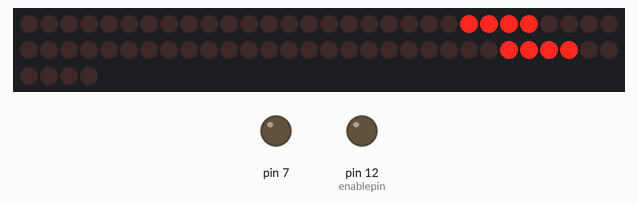
Bench run of a sketch on a simulated Arduino Uno, built with avr-gcc and run on an emulated ATmega328P. Shown: 64 shift-register outputs drawn as a row of LEDs (first output left, lit = HIGH), output pins drawn as LEDs (lit = HIGH). Wiring (inferred from the names in the program): 8 × shift register (74HC595): data pin 10; shift clock pin 13; latch pin 11. Wiring (inferred from the signals the program sends): row of LEDs: on Q0, Q1, Q2, Q3, Q4, Q5, Q6, Q7, Q8, Q9, Q10, Q11, Q12, Q13, Q14, Q15, Q16, Q17, Q18, Q19, Q20, Q21, Q22, Q23, Q24, Q25, Q26, Q27, Q28, Q29, Q30, Q31, Q32, Q33, Q34, Q35, Q36, Q37, Q38, Q39, Q40, Q41, Q42, Q43, Q44, Q45, Q46, Q47, Q48, Q49, Q50, Q51, Q52, Q53, Q54, Q55, Q56, Q57, Q58, Q59, Q60, Q61, Q62, Q63. Pins used as bus, display or sensor lines are not drawn.

Above: at 2.3 s.
At 4.68 s:
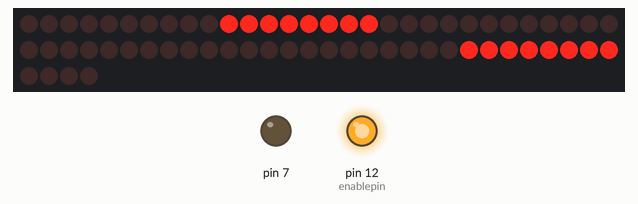
At 6.47 s:
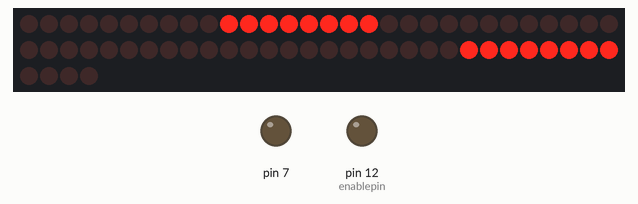
At 10.6 s:
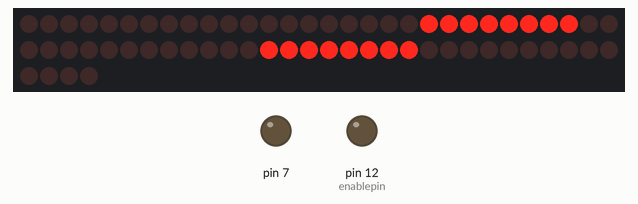
Timing chart, 0 to 14.1 s (numbered marks = the images above):
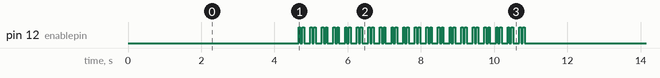

The sketch:

sketch_feb29b.ino
```cpp
/*
 * http://macetech.com/blog/node/54
 */


int datapin  = 10; // DI
int latchpin = 11; // LI
int enablepin = 12; // EI
int clockpin = 13; // CI
unsigned long SB_CommandPacket;
int SB_CommandMode;
int SB_BlueCommand;
int SB_RedCommand;
int SB_GreenCommand;

#define MAX_LEDS 15

unsigned long leds[ MAX_LEDS ];

void setup() {
   pinMode( 7, OUTPUT );
   pinMode(datapin, OUTPUT);
   pinMode(latchpin, OUTPUT);
   pinMode(enablepin, OUTPUT);
   pinMode(clockpin, OUTPUT);

   digitalWrite(latchpin, LOW);
   digitalWrite(enablepin, LOW);

   SB_CommandMode = B01; // Write to current control registers
   SB_RedCommand = 0; // min current
   SB_GreenCommand = 0; // min current
   SB_BlueCommand = 0; // min current
   SB_SendPacket();

   for ( int i = 0; i < MAX_LEDS; i++ )
     leds[ i ] = 0;

}

void setColor( int r, int g, int b, long msDelay )
  {

   SB_CommandMode = 0; // Write to PWM control registers
   SB_RedCommand = r; // Maximum red
   SB_GreenCommand = g; // Minimum green
   SB_BlueCommand = b; // Minimum blue
   SB_SendPacket();

   delay(msDelay);
  }

void SB_SendPacket() {
   SB_CommandPacket = SB_CommandMode & B11;
   SB_CommandPacket = (SB_CommandPacket << 10)  | (SB_BlueCommand & 1023);
   SB_CommandPacket = (SB_CommandPacket << 10)  | (SB_RedCommand & 1023);
   SB_CommandPacket = (SB_CommandPacket << 10)  | (SB_GreenCommand & 1023);

   shiftOut(datapin, clockpin, MSBFIRST, SB_CommandPacket >> 24);
   shiftOut(datapin, clockpin, MSBFIRST, SB_CommandPacket >> 16);
   shiftOut(datapin, clockpin, MSBFIRST, SB_CommandPacket >> 8);
   shiftOut(datapin, clockpin, MSBFIRST, SB_CommandPacket);

   delay(5); // adjustment may be necessary depending on chain length
   digitalWrite(latchpin,HIGH); // latch data into registers
   delay(6); // adjustment may be necessary depending on chain length
   digitalWrite(latchpin,LOW);

}

void setColors( long msDelay )
  {
    int  count = MAX_LEDS; //sizeof( leds ) / sizeof( unsigned long );
    unsigned long color;

//    digitalWrite( latchpin, LOW );

    for ( int i = 0; i < count; i++ )
      {
      unsigned long command  = 0;

      color    = leds[ i ];
      byte red    = ( color & 0x00ff0000 ) >> 16;
      byte green  = ( color & 0x0000ff00 ) >> 8;
      byte blue   = ( color & 0x000000ff );

      command  = blue & 0x3ff;
      command  = ( command << 10 ) | ( red & 0x3ff );
      command  = ( command << 10 ) | ( green & 0x3ff );

      shiftOut( datapin, clockpin, MSBFIRST, ( command >> 24 ) & 0xff );
      shiftOut( datapin, clockpin, MSBFIRST, ( command >> 16 ) & 0xff );
      shiftOut( datapin, clockpin, MSBFIRST, ( command >> 8 ) & 0xff );
      shiftOut( datapin, clockpin, MSBFIRST, command & 0xff );

      }

    delay( 5 );
    digitalWrite( latchpin, HIGH );
    delay( 6 );
    digitalWrite( latchpin, LOW );


    if ( msDelay )
      delay( msDelay );
  }

void flash( int int1, int int2 ) {
  for ( int i = 0; i < MAX_LEDS; i++ )
    leds[ i ] = 0;
  setColors( int1 );
  for ( int i = 0; i < MAX_LEDS; i++ )
    leds[ i ] = 0x00ffffff;
  setColors( int2 );
}

void chaser( unsigned long color1, unsigned long color2, unsigned long color3, int interval ) {
 int  i = 0;

 for ( ; i < MAX_LEDS / 3; i++ )
  leds[ i ] = color1;

 for ( ; i <  2 * MAX_LEDS / 3; i++ )
   leds[ i ] = color2;

 for ( ; i < MAX_LEDS; i++ )
   leds[ i ] = color3;

 setColors( interval );

}

void setLeds( long color )
  {
    for ( int i = 0; i < MAX_LEDS; i++ )
      leds[ i ] = color;
  }

void blankem()
  {
  setLeds( 0 );
  }

void lightOneLevel( int level, unsigned long color )
  {
    leds[ level ] = color;
    leds[ level + 5 ] = color;
    leds[ level + 10 ] = color;
  }

void policeLights()
  {

  for ( int i = 0; i < 10; i++ )
    {
    lightOneLevel( 0, 0xff0000 );
    lightOneLevel( 1, 0x0000ff );
    lightOneLevel( 2, 0xff0000 );
    lightOneLevel( 3, 0x0000ff );
    lightOneLevel( 4, 0xff0000 );
    setColors( 100 );
    for ( int i = 0; i < 2; i++ )
      {
      digitalWrite( enablepin, HIGH );
      delay( 50 );
      digitalWrite( enablepin, LOW );
      delay( 50 );
      }

    lightOneLevel( 0, 0x0000ff );
    lightOneLevel( 1, 0xff0000 );
    lightOneLevel( 2, 0x0000ff );
    lightOneLevel( 3, 0xff0000 );
    lightOneLevel( 4, 0x0000ff );
    setColors( 100 );

    for ( int i = 0; i < 2; i++ )
      {
      digitalWrite( enablepin, HIGH );
      delay( 50 );
      digitalWrite( enablepin, LOW );
      delay( 50 );
      }
    }
  }

void growUp()
  {
  blankem();
  setColors( 0 );

  for ( int h = 0; h < 5; h++ )
    {
      lightOneLevel( h, 0x00ffffff );
    setColors( 100 );
    blankem();
    }
  }

void glow( long interval )
  {
  long color;
  blankem();

  for ( int i = 0; i <= 0x3f; i += 4 )
    {
    color = ( (long) i << 16 ) | ( i << 8 ) | i;
    setLeds( color );
    setColors( interval );
    }

  delay( 50 );

  for ( int i = 0x3f; i >= 0; i -= 4 )
    {
    color = ( (long) i << 16 ) | ( i << 8 ) | i;
    setLeds( color );
    setColors( interval );
    }
  setLeds( 0 );
  setColors( interval );
  delay( 25 );
  }

void blueGlow( long interval )
  {
  long color;
  blankem();

  for ( int i = 0; i <= 0x3f; i += 4 )
    {
    color = i;
    setLeds( color );
    setColors( interval );
    }

  delay( 50 );

  for ( int i = 0x3f; i >= 0; i -= 4 )
    {
    color = i;
    setLeds( color );
    setColors( interval );
    }
  setLeds( 0 );
  setColors( interval );
  delay( 25 );
  }

void redGlow( long interval )
  {
  long color;
  blankem();

  for ( int i = 0; i <= 0x3f; i += 4 )
    {
    color = ( (long) i ) << 16;
    setLeds( color );
    setColors( interval );
    }

  delay( 50 );

  for ( int i = 0x3f; i >= 0; i -= 4 )
    {
    color = ( (long) i ) << 16;
    setLeds( color );
    setColors( interval );
    }
  setLeds( 0 );
  setColors( interval );
  delay( 25 );
  }

void greenGlow( long interval )
  {
  long color;
  blankem();

  for ( int i = 0; i <= 0x3f; i += 4 )
    {
    color = ( (long) i ) << 8;
    setLeds( color );
    setColors( interval );
    }

  delay( 50 );

  for ( int i = 0x3f; i >= 0; i -= 4 )
    {
    color = ( (long) i ) << 8;
    setLeds( color );
    setColors( interval );
    }
  setLeds( 0 );
  setColors( interval );
  delay( 25 );
  }

void loop() {

  for ( int i = 0; i < MAX_LEDS; i++ )
    {
   SB_CommandMode = B00; // Write to PWM control registers
   SB_RedCommand = 0; // Maximum red
   SB_GreenCommand = 0; // Minimum green
   SB_BlueCommand = 0; // Minimum blue
   SB_SendPacket();

   delay( 0 );
    }

/* why doesn't this work reliably???
  digitalWrite( enablepin, HIGH );
  digitalWrite( datapin, LOW );
  digitalWrite( clockpin, LOW );
  for ( int i = 0; i < ( MAX_LEDS + 10 ) * 32; i++ )
    {
    delay( 2 );
    digitalWrite( clockpin, HIGH );
    delay( 2 );
    digitalWrite( clockpin, LOW );
    }
  delay( 25 );
  digitalWrite( latchpin, HIGH );
  delay( 25 );
  digitalWrite( latchpin, LOW );
  digitalWrite( enablepin, LOW );
  delay( 500 );
*/

/*
  // flash lights using enable pin
  for ( int i = 0; i < 4; i++ )
    {
    digitalWrite( enablepin, HIGH );
    delay( 500 );
    digitalWrite( enablepin, LOW );
    delay( 500 );
    }
*/

/*
   for ( int i = 0; i < MAX_LEDS; i++ )
     leds[ i ]  = 0x000000ff;
   setColors( 100 );

   for ( int i = 0; i < MAX_LEDS; i++ )
     leds[ i ]  = 0x0000ff00;
   setColors( 100 );

   for ( int i = 0; i < MAX_LEDS; i++ )
     leds[ i ]  = 0x00ff0000;
   setColors( 100 );

   for ( int i = 0; i < 10; i++ )
     flash( 200, 50 );

   for ( int i = 0; i < MAX_LEDS; i++ )
     leds[ i ] = 0;
*/
/*
   for ( int j = 0; j < 3; j++ )
      {
      chaser( 0x00ff0000, 0x000000ff, 0, 200 );
      chaser( 0, 0x00ff0000, 0x000000ff, 200 );
      chaser( 0x000000ff, 0, 0x00ff0000, 200 );
      }

   for ( int j = 0; j < 10; j++ )
     {
      chaser( 0x00000007, 0x00000001, 0x3f, 100 );
      chaser( 0x00000001, 0x0000003f, 0x07, 100 );
      chaser( 0x0000003f, 0x00000007, 0x01, 100 );
     }
*/

  for ( int i = 0; i < 3; i++ )
    growUp();

/*
  for ( int i = 0; i < 5; i++ )
    glow( 0 );

  delay( 2000 );
  for ( int i = 0; i < 5; i++ )
    greenGlow( 0 );

  delay( 2000 );
*/

  blueGlow( 0 );
  redGlow( 0 );
  blueGlow( 0 );
  redGlow( 0 );

  policeLights();

//   for ( int i = 0; i < MAX_LEDS; i++ )
//     {
//     unsigned long tmp;
//     tmp  = leds[ 0 ];
//     for ( int j = 0; j < MAX_LEDS - 2; j++ )
//       leds[ j ] = leds[ j + 1 ];
//     leds[ MAX_LEDS - 1 ] = tmp;
//     setColors( 500 );
//     }
}
```

Measured:
- by itself, pin 12 (enablepin): moves between LOW and HIGH, repeating every 10.9 s
- by itself, everything shown: repeats every 10.9 s, in 121 steps
